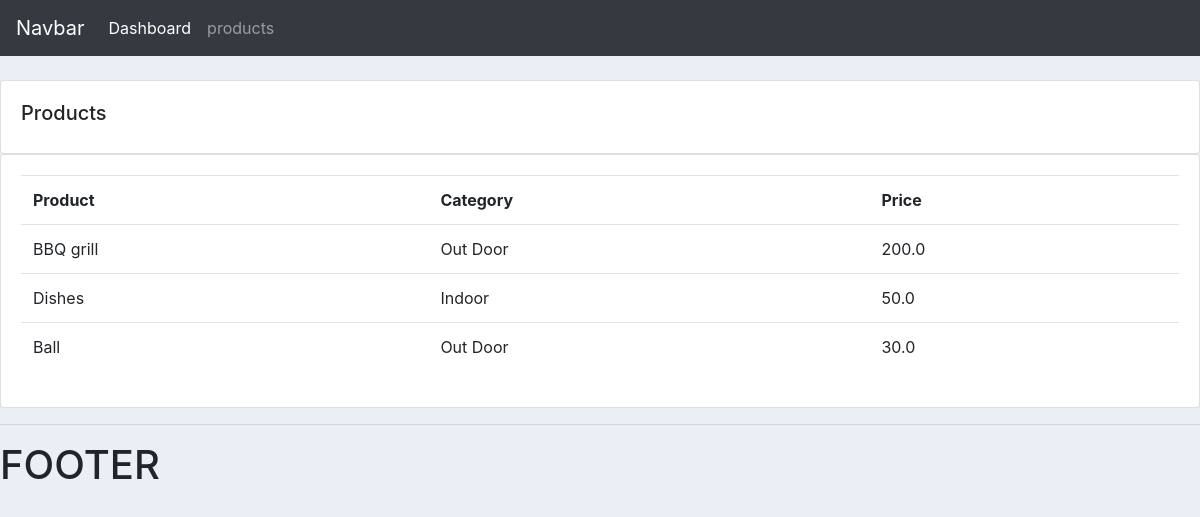
Screenshot of /products/ with the database file from the repository.
### accounts/models.py (models this page shows, shortened)
class Product(models.Model):
    CATEGORY = (
			('Indoor', 'Indoor'),
			('Out Door', 'Out Door'),
			)
    name=models.CharField(max_length=200,null=True)
    peice=models.FloatField(null=True)
    category = models.CharField(max_length=200, null=True, choices=CATEGORY)
    description=models.CharField(max_length=200,null=True,blank=True)
    data_created=models.DateTimeField(auto_now_add=True,null=True)
    tags=models.ManyToManyField(Tag)

### accounts/views.py (the view)
# urls.py: path('products/',views.products,name='products'),
def products(request):
    products=Product.objects.all()
    return render(request,'accounts/products.html',{'products':products})

### accounts/templates/accounts/products.html
{%  extends 'accounts/main.html' %}
{% block content %}
		<br>
		<div class="row">
			<div class="col-md">
				<div class="card card-body">
					<h5>Products</h5>
				</div>
				<div class="card card-body">
					<table class="table">
						<tr>
							<th>Product</th>
							<th>Category</th>
							<th>Price</th>
						</tr>
						{% for i in products%}
						<tr>
							<td>{{i.name}}</td>
							<td>{{i.category}}</td>
							<td>{{i.peice}}</td>
						</tr>
						{%endfor%}
					</table>
				</div>
			</div>
		</div>
{% endblock content %}

### static/css/main.css (style rules this page uses)
body { background-color: #ebeff5; }

### rows the page displays
Product: name "BBQ grill", category "Out Door", peice "200.0"
Product: name "Dishes", category "Indoor", peice "50.0"
Product: name "Ball", category "Out Door", peice "30.0"
